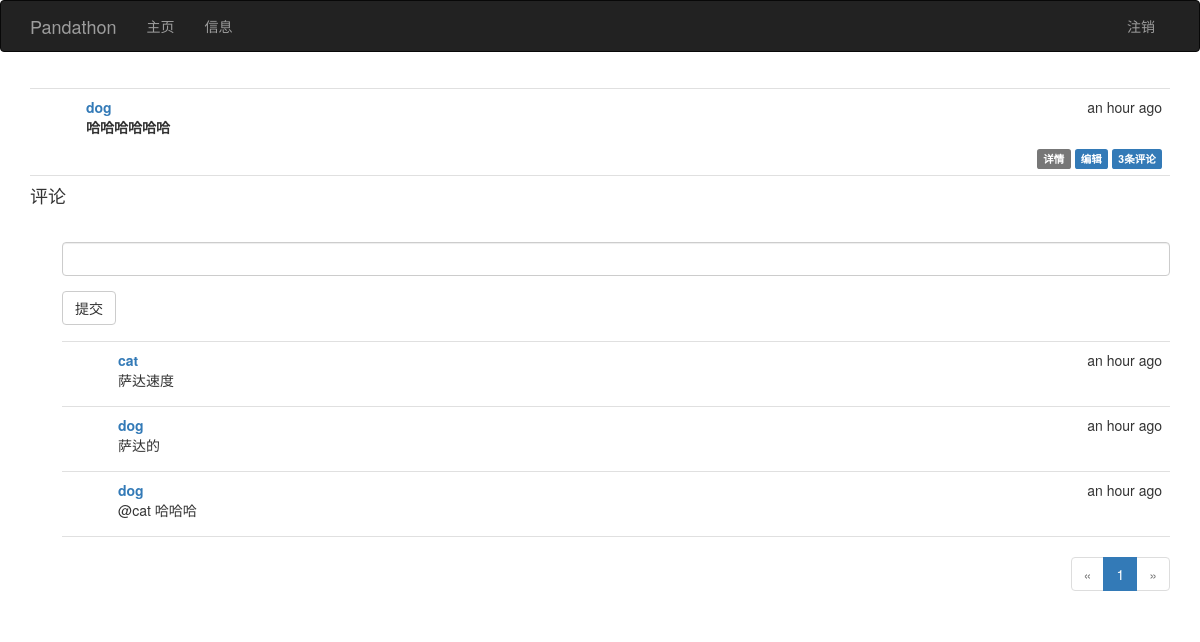
The page /post/202 (signed in) on the database its author committed.
### app/models.py (models this page shows, shortened)
class Post(db.Model):
    __tablename__ = 'posts'
    id = db.Column(db.Integer, primary_key=True)
    body = db.Column(db.Text)
    body_html = db.Column(db.Text)
    timestamp = db.Column(db.DateTime, index=True, default=datetime.now())
    author_id = db.Column(db.Integer, db.ForeignKey('users.id'))
    comments = db.relationship('Comment', backref='post', lazy='dynamic')

class User(UserMixin, db.Model):
    __tablename__ = 'users'
    id = db.Column(db.Integer, primary_key=True)
    email = db.Column(db.String(64), unique=True, index=True)
    username = db.Column(db.String(64), unique=True, index=True)
    role_id = db.Column(db.Integer, db.ForeignKey('roles.id'))
    password_hash = db.Column(db.String(128))
    confirmed = db.Column(db.Boolean, default=True)
    name = db.Column(db.String(64))
    location = db.Column(db.String(64))
    about_me = db.Column(db.Text())
    member_since = db.Column(db.DateTime(), default=datetime.now())
    last_seen = db.Column(db.DateTime(), default=datetime.now())
    posts = db.relationship('Post', backref='author', lazy='dynamic')
    followed = db.relationship('Follow', foreign_keys=[Follow.follower_id],
                               backref=db.backref('follower', lazy='joined'),
                               lazy='dynamic', cascade='all, delete-orphan')
    followers = db.relationship('Follow', foreign_keys=[Follow.followed_id],
                                backref=db.backref('followed', lazy='joined'),
                                lazy='dynamic', cascade='all, delete-orphan')
    comments = db.relationship('Comment', backref='author', lazy='dynamic')
    @property
    def password(self):
        raise AttributeError('password is not a readable attribute')
    def can(self, permissions):
        return self.role is not None and \
            (self.role.permissions & permissions) == permissions
    def ping(self):
        self.last_seen = datetime.now()
        db.session.add(self)

class Comment(db.Model):
    __tablename__ = 'comments'
    id = db.Column(db.Integer, primary_key=True)
    body = db.Column(db.Text)
    body_html = db.Column(db.Text)
    timestamp = db.Column(db.DateTime, index=True, default=datetime.now())
    disabled = db.Column(db.Boolean)
    author_id = db.Column(db.Integer, db.ForeignKey('users.id'))
    post_id = db.Column(db.Integer, db.ForeignKey('posts.id'))

### app/main/views.py (the view, shortened to what this page needs)
@main.route('/post/<int:id>', methods=['GET', 'POST'])
def post(id):
    post = Post.query.get_or_404(id)
    form = CommentForm()
    page = request.args.get('page', 1, type=int)
    if page == -1:
        page = (post.comments.count() - 1) / \
            current_app.config['PANDATHON_POSTS_PER_PAGE'] + 1
    pagination = post.comments.order_by(Comment.timestamp.asc()).paginate(
        page, per_page=current_app.config['PANDATHON_POSTS_PER_PAGE'],
        error_out=False)
    comments = pagination.items
    return render_template('post.html', posts=[post], form=form,
                           comments=comments, pagination=pagination)

### app/main/forms.py
class CommentForm(Form):
    body = StringField('', validators=[Required()])
    submit = SubmitField(u'提交')

### app/auth/views.py (called while the page is built)
@auth.before_app_request
def before_request():
    if current_user.is_authenticated():
        current_user.ping()
        if not current_user.confirmed \
                and request.endpoint[:5] != 'auth.':
            return redirect(url_for('auth.unconfirmed'))

### app/main/__init__.py (called while the page is built)
@main.app_context_processor
def inject_permissions():
    return dict(Permission=Permission)

### app/models.py (called while the page is built)
@login_manager.user_loader
def load_user(user_id):
    return User.query.get(int(user_id))

### app/templates/post.html (shortened to what this page needs)
{% extends "base.html" %}
{% import "bootstrap/wtf.html" as wtf %}
{% import "_macros.html" as macros %}
{% block page_content %}
{% include '_posts.html' %}
<h4 id="comments">评论</h4>
{% if current_user.can(Permission.COMMENT) %}
<div class="comment-form">
    {{ wtf.quick_form(form) }}
</div>
{% endif %}
{% include "_comments.html" %}
{% if pagination %}
<div class="pagination">
    {{ macros.pagination_widget(pagination, '.post', fragment='#comments', id=posts[0].id) }}
</div>
{% endif %}
{% endblock %}

### app/templates/_posts.html (shortened to what this page needs)
<ul class="posts">
    {% for post in posts %}
    <li class="post">
        <div class="post-content">
            <div class="post-date">{{ moment(post.timestamp, True).fromNow() }}</div>
            <div class="post-author"><a href="{{ url_for('.user', username=post.author.username) }}">{{ post.author.username }}</a></div>
            <div class="post-body">
            {% if post.body_html %}
                {{ post.body_html | safe }}
            {% else %}
                {{ post.body }}
            {% endif %}
            </div>
            <div class="post-footer">
                <a href="{{ url_for('.post', id=post.id) }}">
                    <span class="label label-default">详情</span>
                </a>
                {% if current_user == post.author %}
                <a href="{{ url_for('.edit', id=post.id) }}">
                    <span class="label label-primary">编辑</span>
                </a>
                {% elif current_user.is_administrator() %}
                <a href="{{ url_for('.edit', id=post.id) }}">
                    <span class="label label-danger">Edit[Admin]</span>
                </a>
                {% endif %}
                <a href="{{ url_for('.post', id=post.id) }}#comments">
                    <span class="label label-primary">{{ post.comments.count() }}条评论</span>
                </a>
            </div>
        </div>
    </li>
    {% endfor %}
</ul>

### app/templates/_comments.html (shortened to what this page needs)
<ul class="comments">
    {% for comment in comments %}
    <li class="comment">
        <div class="comment-content">
            <div class="comment-date">{{ moment(comment.timestamp, True).fromNow() }}</div>
            <div class="comment-author"><a href="{{ url_for('.user', username=comment.author.username) }}">{{ comment.author.username }}</a></div>
            <div class="comment-body">
                {% if comment.body_html %}
                    {{ comment.body_html | safe }}
                {% else %}
                    {{ comment.body }}
                {% endif %}
            </div>
        </div>
    </li>
    {% endfor %}
</ul>

### app/static/styles.css (style rules this page uses)
ul.posts { list-style-type: none; padding: 0px; margin: 16px 0px 0px 0px; border-top: 1px solid #e0e0e0; }
ul.posts li.post { padding: 8px; border-bottom: 1px solid #e0e0e0; }
div.post-date { float: right; }
div.post-author { font-weight: bold; }
div.post-content { margin-left: 48px; min-height: 48px; }
div.post-footer { text-align: right; }
ul.comments { list-style-type: none; padding: 0px; margin: 16px 0px 0px 0px; bborder-top: 1px solid #e0e0e0; }
ul.comments li.comment { margin-left: 32px; padding: 8px; border-bottom: 1px solid #e0e0e0; }
ul.comments li.comment:nth-child(1) { border-top: 1px solid #e0e0e0; }
div.comment-date { float: right; }
div.comment-author { font-weight: bold; }
div.comment-content { margin-left: 48px; min-height: 48px; }
div.comment-form { margin: 16px 0px 16px 32px; }
div.pagination { width: 100%; text-align: right; padding: 0px; margin: 0px; }

### rows shown on the page
Post: timestamp "an hour ago", author.username "dog", body_html "哈哈哈哈哈哈", comments.count "3"
Comment: timestamp "an hour ago", author.username "cat", body_html "萨达速度"
Comment: timestamp "an hour ago", author.username "dog", body_html "萨达的"
Comment: timestamp "an hour ago", author.username "dog", body_html "@cat 哈哈哈"

### other values the page prints
{{ p }} "1"
